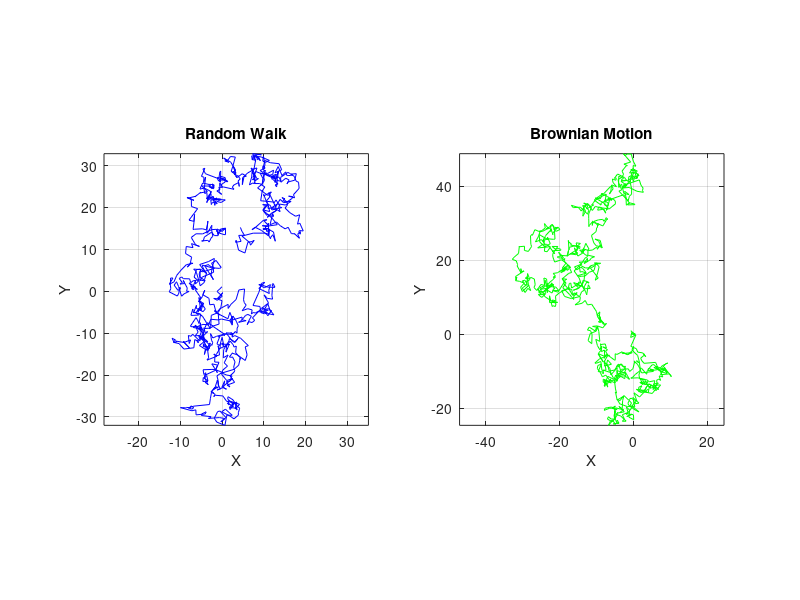

The MATLAB script that drew this image:
clc; clear; close all;

% Parameter umum
steps = 1000;
dimensions = 2;
rng(42);  % Reproducibility

%% Random Walk
rw_positions = cumsum(randn(steps, dimensions), 1);

%% Brownian Motion
D = 0.5;             % Koefisien difusi (atur besar langkah)
dt = 1;              % Interval waktu
brownian_step = sqrt(2 * D * dt) * randn(steps, dimensions);
brownian_positions = cumsum(brownian_step, 1);

%% Plotting
figure('Position', [100 100 1200 500]);

% Random Walk
subplot(1,2,1);
plot(rw_positions(:,1), rw_positions(:,2), 'b');
title('Random Walk');
xlabel('X'); ylabel('Y');
grid on; axis equal;

% Brownian Motion
subplot(1,2,2);
plot(brownian_positions(:,1), brownian_positions(:,2), 'g');
title('Brownian Motion');
xlabel('X'); ylabel('Y');
grid on; axis equal;
